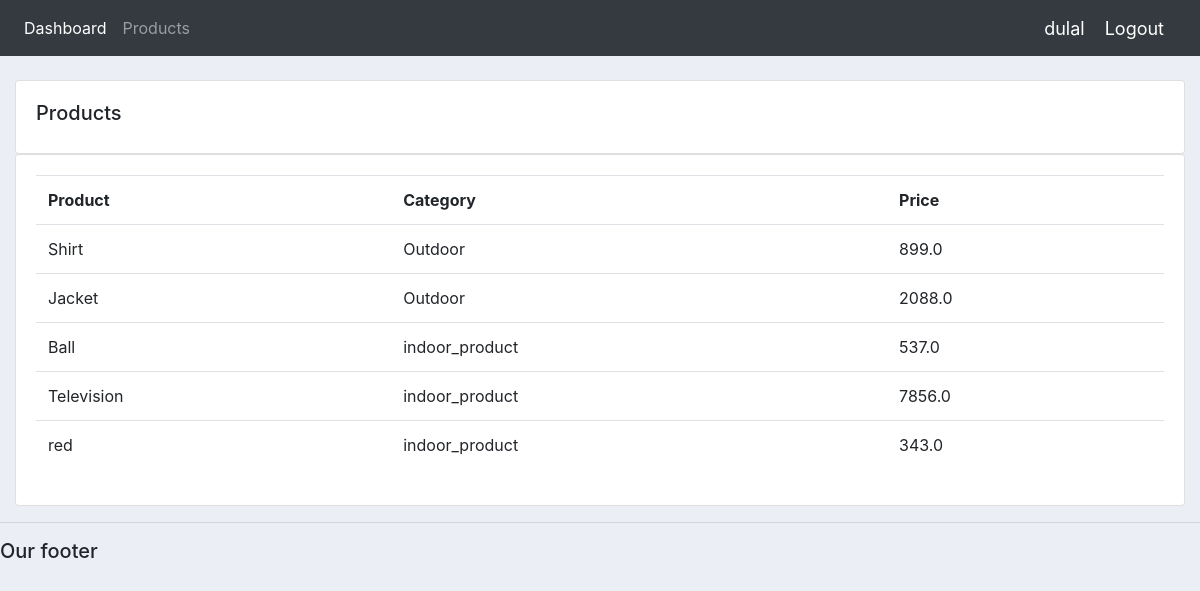
Screenshot of /products/ (signed in) with the database file from the repository.
### account/models.py (models this page shows, shortened)
class Product(models.Model):
    CATEGORY=(('indoor_product','indoor_product'),('Outdoor','Outdoor'))
    name=models.CharField(max_length=200,null=True)
    price=models.FloatField(null=True)
    category=models.CharField(max_length=200,null=True,choices=CATEGORY)
    description=models.TextField(max_length=200,null=True)
    date_created=models.DateTimeField(auto_now_add=True,null=True)
    tag=models.ManyToManyField(Tag)

### account/decorators.py (the view)
        def wrapper_func(request, *args, **kwargs):
            group=None
            if request.user.groups.exists():
                group=request.user.groups.all()[0].name
            if group in allowed_roles:
                return view_func(request, *args, **kwargs)
            else:
                return HttpResponse('You are not authorized to view this page')

### account/views.py (called while the page is built)
@login_required(login_url='login')
@allowed_users(allowed_roles=['admin'])
def products(request):
	products = Product.objects.all()
	return render(request, 'account/product.html', {'products':products})

### templates/account/product.html
{%  extends 'base.html' %}
{% block content %}
		<br>
		<div class="row">
			<div class="col-md">
				<div class="card card-body">
					<h5>Products</h5>
				</div>
				<div class="card card-body">
					<table class="table">
						<tr>
							<th>Product</th>
							<th>Category</th>
							<th>Price</th>
						</tr>
						{% for i in products %}
							<tr>
								<td>{{i.name}}</td>
								<td>{{i.category}}</td>
								<td>{{i.price}}</td>
							</tr>
						{% endfor %}
					</table>
				</div>
			</div>
		</div>
{% endblock content %}

### templates/account/navbar.html (shortened to what this page needs)
{% load static %}
<nav class="navbar navbar-expand-lg navbar-dark bg-dark">
  <div class="collapse navbar-collapse" id="navbarNav">
    <ul class="navbar-nav">
        {% if request.user.is_staff %}
      <li class="nav-item active">
        <a class="nav-link" href="{% url 'home' %}">Dashboard</a>
      </li>
      <li class="nav-item">
        <a class="nav-link" href="{% url 'products' %}">Products</a>
      </li>
        {% else %}
       <li class="nav-item">
        <a class="nav-link" href="{% url 'account' %}">Settings</a>
      </li>
      {% endif %}
    </ul>
  </div>
    <span class="hello-msg">{{ request.user }}</span>
    <span ><a  class="hello-msg" href="{% url 'logout' %}">Logout</a></span>
</nav>

### static/css/main.css (style rules this page uses)
body { background-color: #ebeff5; }

### templates/account/navbar.html (style rules this page uses)
.hello-msg { font-size: 18px; color: #fff; margin-right: 20px; }

### rows the page displays
Product: name "Shirt", category "Outdoor", price "899.0"
Product: name "Jacket", category "Outdoor", price "2088.0"
Product: name "Ball", category "indoor_product", price "537.0"
Product: name "Television", category "indoor_product", price "7856.0"
Product: name "red", category "indoor_product", price "343.0"

### other values shown
{{ request.user }} "dulal"
